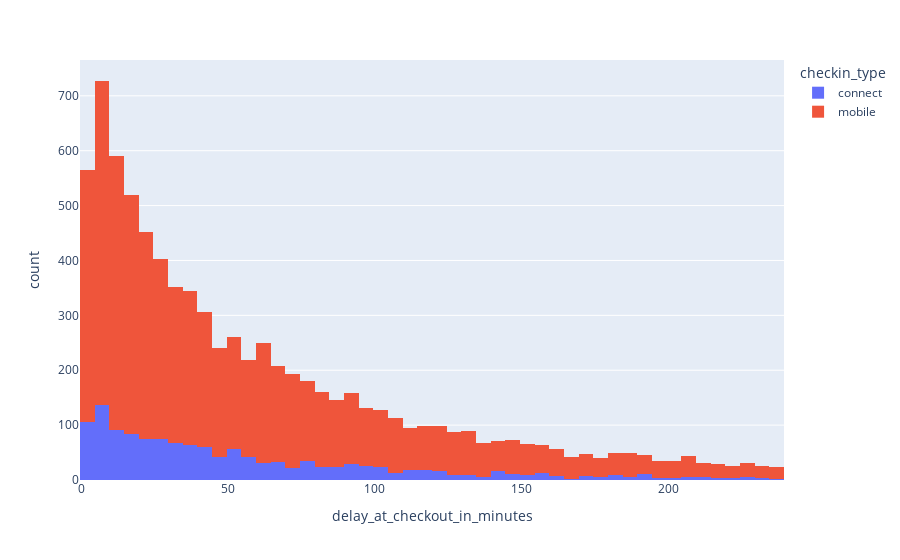

The notebook cell saved with this chart:
### Code cell
dataset_late = data_delay[data_delay['delay_at_checkout_in_minutes'] > 0] # Watch car with delay 
dataset_late = dataset_late[dataset_late['delay_at_checkout_in_minutes'] < 240] # more than 4hours is an outlier
fig = px.histogram(dataset_late, 'delay_at_checkout_in_minutes', color = 'checkin_type')
fig.show()

### Figure 1 — Plotly figure (JSON) as saved in the notebook; plotly's stock layout.template omitted (floating-point values rounded to 4 significant figures; data arrays with more than 128 entries replaced by an {"elided": "..."} marker saying what was removed)
{"data": [{"alignmentgroup": "True", "bingroup": "x", "hovertemplate": "checkin_type=connect<br>delay_at_checkout_in_minutes=%{x}<br>count=%{y}<extra></extra>", "legendgroup": "connect", "marker": {"color": "#636efa", "pattern": {"shape": ""}}, "name": "connect", "offsetgroup": "connect", "orientation": "v", "showlegend": true, "type": "histogram", "x": {"elided": "1372 int values"}, "xaxis": "x", "yaxis": "y"}, {"alignmentgroup": "True", "bingroup": "x", "hovertemplate": "checkin_type=mobile<br>delay_at_checkout_in_minutes=%{x}<br>count=%{y}<extra></extra>", "legendgroup": "mobile", "marker": {"color": "#EF553B", "pattern": {"shape": ""}}, "name": "mobile", "offsetgroup": "mobile", "orientation": "v", "showlegend": true, "type": "histogram", "x": {"elided": "6688 int values"}, "xaxis": "x", "yaxis": "y"}], "layout": {"barmode": "relative", "legend": {"title": {"text": "checkin_type"}, "tracegroupgap": 0}, "margin": {"t": 60}, "xaxis": {"anchor": "y", "domain": [0, 1], "title": {"text": "delay_at_checkout_in_minutes"}}, "yaxis": {"anchor": "x", "domain": [0, 1], "title": {"text": "count"}}}}
